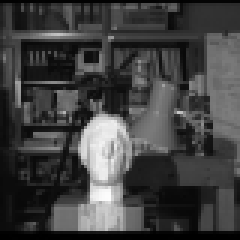
#> input picture data/1_right.pgm, 80 x 80 px, found by its file name (shown 3 times larger)
$ python wrap.py
#> lines starting #> are read from the running program, lines starting #| are printed output that depends on the picture
import cv2
import numpy as np


def wrap(img,disp):
    dst = img
    for i in range(80):
        for j in range(80):
            d = disp[i][j]
            if ( j + d < 80)  :
                dst[i][j] = img[i][j+d]
            else :  dst[i][j] = 255
    return dst


if __name__ == "__main__":
    image = cv2.imread("data1/1_right.pgm")
#> image is the input picture: shape (80, 80, 3); min 0, max 252, mean 64.9
    disparity = cv2.imread("data1/0_disparity_map.pgm",0)
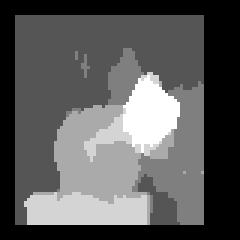
#> input picture data/0_disparity_map.pgm, 80 x 80 px, found by its file name (shown 3 times larger)
#> disparity is the input picture: shape (80, 80); min 0, max 6, mean 2.14
    cv2.imshow('image',image)
    wrapped =wrap(image,disparity)
#> after the loop in wrap, `for i in range(80):`:
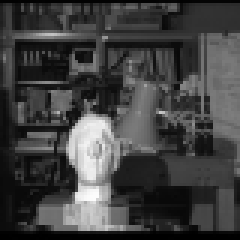
#> dst: shape (80, 80, 3) (shown 3 times larger); min 0, max 252, mean 65.2
    cv2.waitKey(0)
